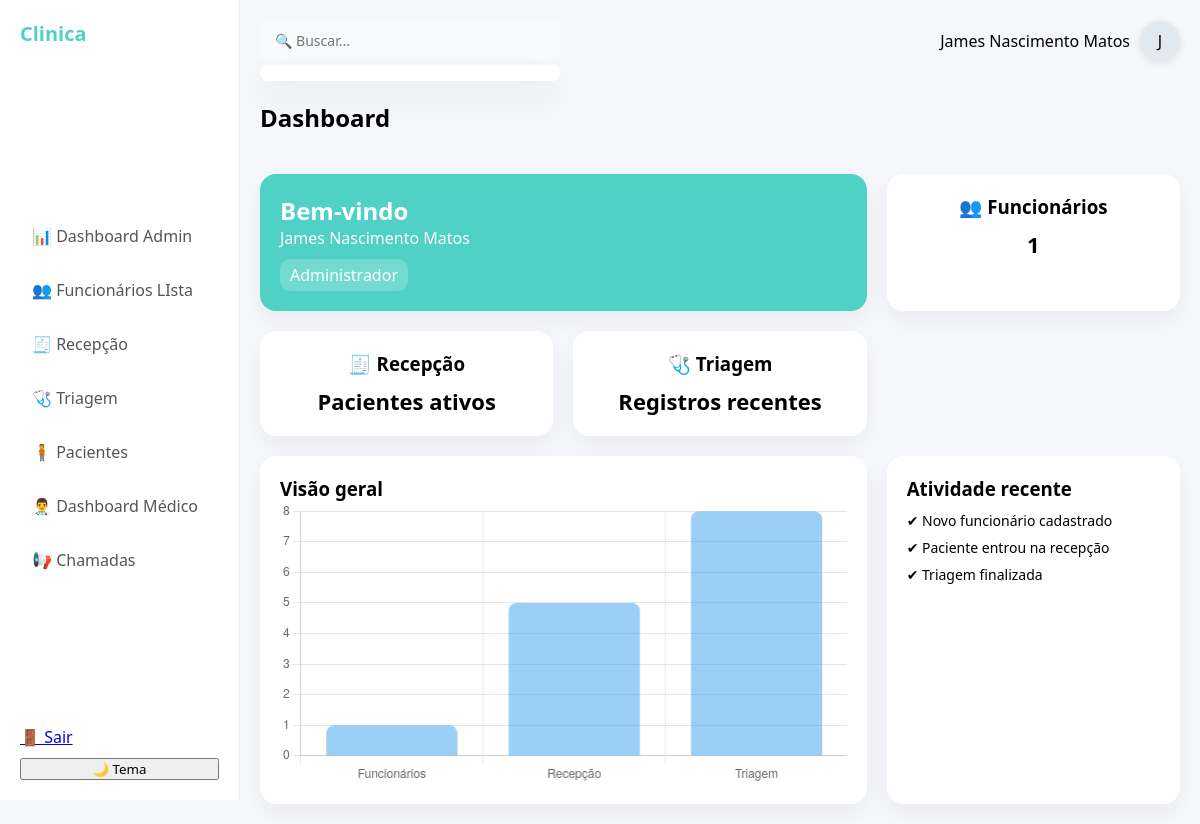
/admin-dashboard (signed in), run on an earlier commit of the app's database.
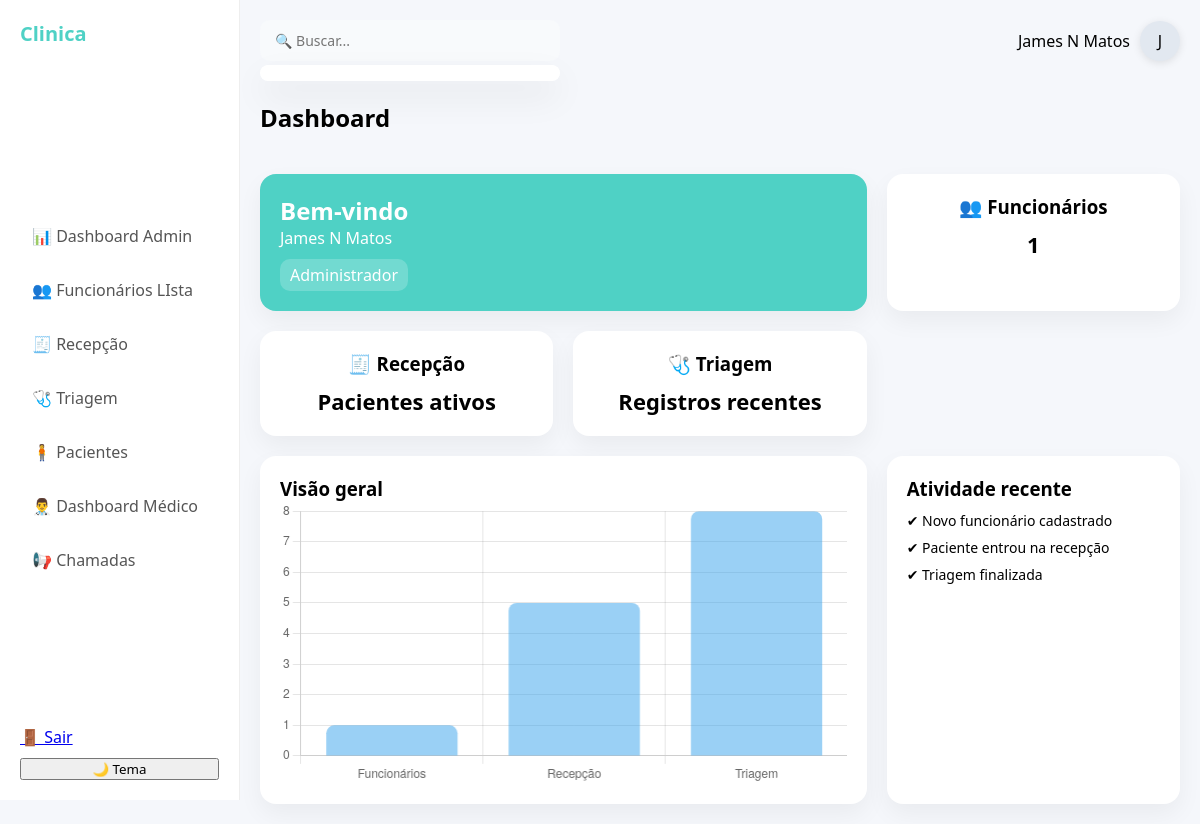
And on a later commit of the database.
### model.py (models this page shows)
class Funcionarios(UserMixin, db1.Model):
    __tablename__ = 'funcionarios'
    id = db1.Column(db1.Integer, primary_key=True)
    nome_completo = db1.Column(db1.String(100), nullable=False)
    usuario = db1.Column(db1.String(70), nullable=False, unique=True)
    funcao = db1.Column(db1.String(30), nullable=False)
    senha = db1.Column(db1.String(200), nullable=False)
    sexo = db1.Column(db1.String(15), nullable=True)
    email = db1.Column(db1.String(120), unique=True, nullable=False)
    data_criacao = db1.Column(db1.DateTime, default=datetime.utcnow)
    cpf = db1.Column(db1.String(14), unique=True, nullable=True)
    telefone = db1.Column(db1.String(20), nullable=True)
    data_nascimento = db1.Column(db1.Date, nullable=True)
    ultimo_login = db1.Column(db1.DateTime, nullable=True)
    ultimo_logout = db1.Column(db1.DateTime)
    online = db1.Column(db1.Boolean, default=False)
    foto = db1.Column(db1.String(200))

### main.py (the view)
@app.route("/admin-dashboard")
@login_required
def admin_dashboard():
    require_role("administrador")
    dados = Funcionarios.query.all()
    return render_template("dash_admin.html", dados=dados)

### main.py (called while the page is built)
@lg.user_loader
def load_user(user_id):
    try:
        return db1.session.get(Funcionarios, int(user_id))
    except Exception:
        return None

def check_role(*roles):
    func = (current_user.funcao or "").strip().lower()
    return func in [r.lower() for r in roles]

def require_role(*roles):
    if not check_role(*roles):
        abort(403)

### templates/dash_admin.html (shortened to what this page needs)
{% extends "base.html" %}
{% block content %}
<h1 class="titulo">Dashboard</h1>
<div class="dashboard-grid">
    <div class="card destaque">
        <h2>Bem-vindo</h2>
        <p>{{ current_user.nome_completo }}</p>
        <span class="badge">Administrador</span>
    </div>
    <div class="card small" onclick="window.location.href='{{ url_for('funcionarios_list') }}'">
        <h3>👥 Funcionários</h3>
        <p>{{ dados|length }}</p>
    </div>
    <div class="card small" onclick="window.location.href='{{ url_for('recepcao_list') }}'">
        <h3>🧾 Recepção</h3>
        <p>Pacientes ativos</p>
    </div>
    <div class="card small" onclick="window.location.href='{{ url_for('triagem') }}'">
        <h3>🩺 Triagem</h3>
        <p>Registros recentes</p>
    </div>
    <div class="card grafico">
        <h3>Visão geral</h3>
        <canvas id="grafico1"></canvas>
    </div>
    <div class="card atividade">
        <h3>Atividade recente</h3>
        <ul>
            <li>✔ Novo funcionário cadastrado</li>
            <li>✔ Paciente entrou na recepção</li>
            <li>✔ Triagem finalizada</li>
        </ul>
    </div>
</div>
<script>
    const ctx = document.getElementById('grafico1');
    new Chart(ctx, {
        type: 'bar',
        data: {
            labels: ['Funcionários', 'Recepção', 'Triagem'],
            datasets: [{
                label: 'Quantidade',
                data: [
                    {{ dados|length }},
                    5,
                    8
                ],
                borderRadius: 8
            }]
        },
        options: {
            plugins: {
                legend: {
                    display: false
                }
            },
            scales: {
                y: {
                    beginAtZero: true
                }
            }
        }
    });
</script>
{% endblock %}

### templates/base.html (shortened to what this page needs)
<!DOCTYPE html>
<html lang="pt-BR">
<head>
    <link rel="stylesheet" href="{{ url_for('static', filename='css/style.css') }}">
</head>
<body>
<div class="app">
    <aside class="sidebar">
        <h2 class="logo">Clinica</h2>
        {% set func = (current_user.funcao or "").strip().lower() %}
        <nav>
            {% if func == "administrador" %}
                <a href="{{ url_for('admin_dashboard') }}">📊 Dashboard Admin</a>
                <a href="{{ url_for('funcionarios_list') }}">👥 Funcionários LIsta</a>
                <a href="{{ url_for('recepcao_list') }}">🧾 Recepção</a>
                <a href="{{ url_for('triagem') }}">🩺 Triagem</a>
                <a href="{{ url_for('dash_pacientes') }}">🧍 Pacientes</a>
                <a href="{{ url_for('dashboard_medico') }}">👨‍⚕️ Dashboard Médico</a>
                <a href="{{ url_for('painel_senha') }}">📢 Chamadas</a>
            {% endif %}
        </nav>
        <div class="sidebar-bottom">
            <a href="{{ url_for('sair') }}">🚪 Sair</a>
            <button onclick="toggleTheme()">🌙 Tema</button>
        </div>
    </aside>
    <main class="main">
        <header class="topbar">
            <div class="search-box">
    <input
        type="text"
        id="buscaGlobal"
        placeholder="🔍 Buscar..."
        class="search"
        autocomplete="off"
    >
    <div id="resultadoBusca" class="resultado-busca"></div>
</div>
            <div class="profile">
                <span>{{ current_user.nome_completo }}</span>
                <div class="avatar">
    {% if current_user.foto %}
        <img src="{{ current_user.foto }}">
    {% else %}
        <span>
            {{ current_user.nome_completo[:1] }}
        </span>
    {% endif %}
</div>
            </div>
        </header>
        <section class="content">
            {% block content %}{% endblock %}
        </section>
    </main>
</div>
</body>
</html>

What changed in the data, as far as the page shows it:
changed Funcionarios: nome_completo "James Nascimento Matos" → "James N Matos"
